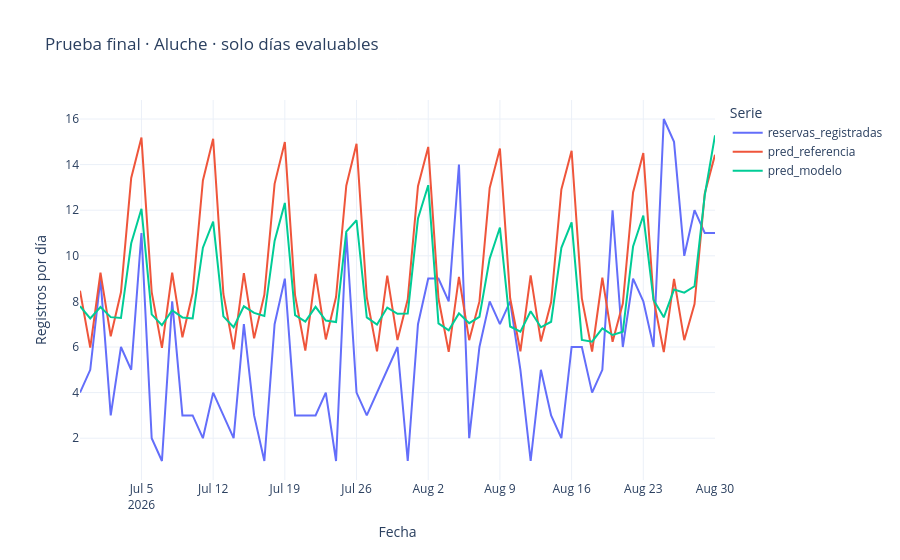

The cell this chart's notebook holds for it:
### Markdown cell above
## 11. Comparar valores reales y estimados
Para que la figura sea legible, se muestra el centro con más días evaluados.
La serie se reindexa por fecha y conserva huecos sin objetivo; no se dibuja una línea que los oculte.

### Code cell
CENTRO_GRAFICO = por_centro.sort_values(
    ["dias_evaluados", CENTRO], ascending=[False, True]
).iloc[0][CENTRO]
grafico = observados_test.loc[observados_test[CENTRO] == CENTRO_GRAFICO].set_index("fecha")
grafico = grafico[[OBJETIVO, "pred_referencia", "pred_modelo"]].reindex(
    pd.date_range(INICIO_TEST, FIN_TEST, freq="D")
).rename_axis("fecha").reset_index()
fig_pred = px.line(
    grafico, x="fecha", y=[OBJETIVO, "pred_referencia", "pred_modelo"],
    title=f"Prueba final · {CENTRO_GRAFICO} · solo días evaluables",
    labels={"fecha": "Fecha", "value": "Registros por día", "variable": "Serie"}
)
fig_pred.update_traces(connectgaps=False)
fig_pred.update_layout(template="plotly_white")
fig_pred.show()
fig_pred.write_html(SALIDA_INFORMES / "reales_y_estimados_test.html", include_plotlyjs=True)
